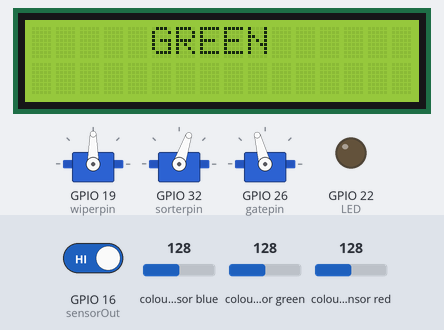
Simulated run of this sketch. Board: ESP32. Parts: 3 × servo, 16×2 character LCD, output pins drawn as LEDs (lit = HIGH). Wiring (inferred from the names in the program): TCS3200 colour sensor: output GPIO 16; S2 GPIO 4; S3 GPIO 2. The test bench sets the inputs (shaded band); at power-on: GPIO 16 (sensorOut) HIGH, colour sensor blue 128, colour sensor green 128, colour sensor red 128. Pins used as bus, display or sensor lines are not drawn; what the sketch prints to the serial monitor is not drawn.

Above: at 10.1 s.
At 10.46 s:
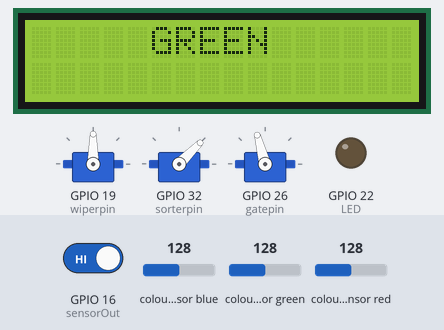
At 11.14 s:
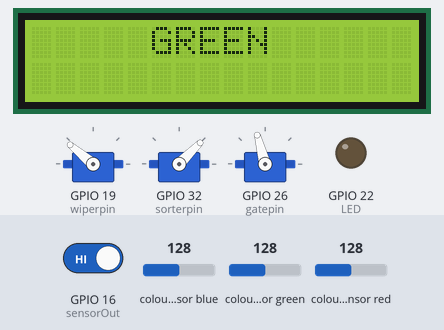
At 12.4 s:
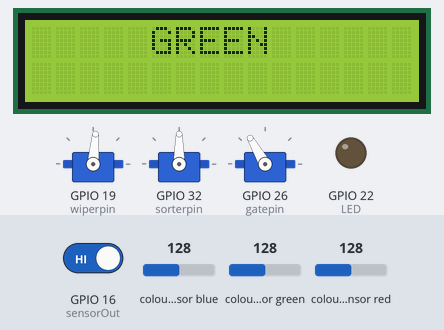
At 12.9 s:
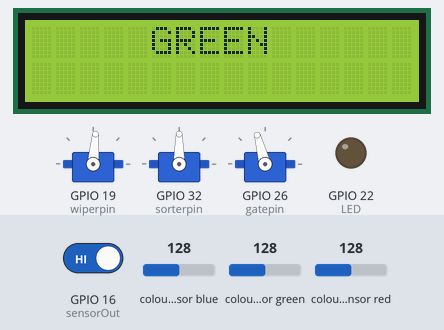
Timing chart, 0 to 14.4 s (numbered marks = the images above):
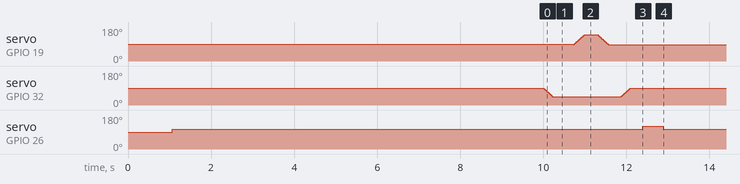

The sketch:

finaldaiyang.ino
```cpp
#include <LCD_I2C.h>
#include <algorithm>
#include <ESP32Servo.h>

#define LED 22
#define S2 4
#define S3 2
#define sensorOut 16

/* ขอบเขตค่าขั้นต่ำที่ยอมรับว่าเป็นสีจริง ๆ */
#define COLOR_THRESHOLD 100

/* ขอบเขตของสีจากการ Calibration */
int R_Min = 5,  R_Max = 380;
int G_Min = 4,  G_Max = 420;
int B_Min = 4,  B_Max = 350;

volatile unsigned long pulseStart = 0;
volatile unsigned long pulseDuration = 0;
volatile bool pulseCaptured = false;
int Red, Green, Blue;
int redValue, greenValue, blueValue;

LCD_I2C lcd(0x27, 16, 2);
Servo wiperservo;
Servo sorterservo;
Servo gateservo;

int wiperpin = 19;
int sorterpin = 32;
int sorterpos = 90;
int wiperpos = 85;
int gatepin = 26;
int gate_open = 120;  // มุมที่ gate เปิด
int gate_close = 105;   // มุมที่ gate ปิด

int sorterPositions[3] = {10, 45, 90};  // มุมของ sorter สำหรับสีต่าง ๆ

void IRAM_ATTR pulseISR() {
    if (digitalRead(sensorOut) == LOW) {
        pulseStart = micros();
    } else {
        pulseDuration = micros() - pulseStart;
        pulseCaptured = true;
    }
}

void setup() {
    pinMode(LED, OUTPUT);
    pinMode(S2, OUTPUT);
    pinMode(S3, OUTPUT);
    pinMode(sensorOut, INPUT);

    attachInterrupt(digitalPinToInterrupt(sensorOut), pulseISR, CHANGE);

    //servo connected
    wiperservo.attach(wiperpin);
    sorterservo.attach(sorterpin);
    gateservo.setPeriodHertz(50);
    gateservo.attach(gatepin);

    lcd.begin();
    lcd.backlight();

    Serial.begin(115200);
    delay(1000);

    gateservo.write(gate_close); //start with closed gate
}
/*
redValue = map(constrain(Red, R_Min, R_Max), R_Min, R_Max, 255, 0);
greenValue = map(constrain(Green, G_Min, G_Max), G_Min, G_Max, 255, 0);
blueValue = map(constrain(Blue, B_Min, B_Max), B_Min, B_Max, 255, 0);

*/
void loop() {
    Red = getStableColor(getRed);
    //redValue = constrain(Red, R_Min, R_Max);
    redValue = map(constrain(Red, R_Min, R_Max), R_Min, R_Max, 255, 0);
    delay(50);

    Green = getStableColor(getGreen);
    //greenValue = constrain(Green, G_Min, G_Max);
    greenValue = map(constrain(Green, G_Min, G_Max), G_Min, G_Max, 255, 0);
    delay(50);

    Blue = getStableColor(getBlue);
    //blueValue = constrain(Blue, B_Min, B_Max);
    blueValue = map(constrain(Blue, B_Min, B_Max), B_Min, B_Max, 255, 0);
    delay(50);

    lcd.clear();
    delay(50);
    Serial.print("Red: "); Serial.print(redValue);
    Serial.print("  Green: "); Serial.print(greenValue);
    Serial.print("  Blue: "); Serial.println(blueValue);

    String detectedColor = "waiting..";
    int sorterTarget = sorterpos;  // ค่าเริ่มต้น คือ ไม่ขยับ

    // ตรวจสอบว่าสีที่อ่านได้มากพอหรือไม่
    if (redValue >= COLOR_THRESHOLD || greenValue >= COLOR_THRESHOLD || blueValue >= COLOR_THRESHOLD) {
        if (redValue > greenValue && redValue > blueValue) {
            detectedColor = "RED";
            sorterTarget = sorterPositions[0]; // สีแดงไปตำแหน่ง 0°
        } else if (greenValue > redValue && greenValue > blueValue) {
            detectedColor = "GREEN";
            sorterTarget = sorterPositions[1]; // สีเขียวไปตำแหน่ง 64°
        } else if (blueValue > redValue && blueValue > greenValue) {
            detectedColor = "BLUE";
            sorterTarget = sorterPositions[2]; // สีน้ำเงินไปตำแหน่ง 140°
        } else {
            detectedColor = "waiting..";  // ถ้าสีไม่ชัดเจน ให้รอ
        }
    } else {
        detectedColor = "waiting..";  // ถ้าค่าสีต่ำไป ให้รอ
    }

    lcd.print("     " + detectedColor);

    // ถ้าเจอสีที่แน่ชัด ค่อยขยับเซอร์โว
    if (detectedColor != "waiting..") {
        moveServos(sorterTarget);
    }
    delay(500);
}

/* ฟังก์ชันควบคุมการเคลื่อนที่ของเซอร์โว */
/*
void moveServos(int sorterTarget){
    // Wiper Servo Action - ปัดวัตถุ
    Serial.println("Moving wiper servo...");
    wiperservo.write(140);  // ปัดไปด้านหน้า
    delay(450);
    wiperservo.write(85);   // กลับตำแหน่งเดิม
    delay(450);

    // Sorter Servo Action - แยกวัตถุ
    Serial.println("Moving sorter servo...");
    sorterservo.write(sorterTarget);  // หมุนไปตำแหน่งแยกวัตถุ
    delay(500);
    sorterservo.write(sorterpos); // กลับตำแหน่งเริ่มต้น
    delay(500);
}
*/
void smoothServoMove(Servo &servo, int startPos, int endPos, int stepDelay = 5) {
    int step = (startPos < endPos) ? 1 : -1;
    for (int pos = startPos; pos != endPos; pos += step) {
        servo.write(pos);
        delay(stepDelay);
    }
    servo.write(endPos);
}

void moveServos(int sorterTarget){
  // ขยับ sorter servo
  smoothServoMove(sorterservo, sorterpos, sorterTarget, 5);
  delay(500);

  smoothServoMove(wiperservo, 85, 140, 5);
  delay(300);
  smoothServoMove(wiperservo, 140, 85, 5);
  delay(300);
  smoothServoMove(sorterservo, sorterTarget, sorterpos, 5);
  delay(300);

  // // ขยับ wiper servo
  // smoothServoMove(wiperservo, 85, 140, 5);
  // delay(300);
  // smoothServoMove(wiperservo, 140, 85, 5);
  // delay(300);

  // เปิด Gate ให้วัตถุหล่น
  Serial.println("Opening gate...");
  gateservo.write(gate_open);
  delay(500);  // รอ

  // ปิด Gate กลับตำแหน่งเดิม
  Serial.println("Closing gate...");
  gateservo.write(gate_close);
  delay(500);
}


/* ฟังก์ชันอ่านค่าของสีแบบเสถียร */
/*
int getStableColor(int (*getColor)()) {
    int readings[5];
    for (int i = 0; i < 5; i++) {
        readings[i] = getColor();
        delay(10);
    }
    std::sort(readings, readings + 5);
    return readings[2];
}
*/
int getStableColor(int (*getColor)()) {
    const int numReadings = 7;  // เพิ่มจำนวนการอ่านให้มากขึ้น
    int readings[numReadings];

    for (int i = 0; i < numReadings; i++) {
        readings[i] = getColor();
        delay(5); // ลด delay เพื่อให้เร็วขึ้น
    }

    std::sort(readings, readings + numReadings);
    return readings[numReadings / 2];  // ใช้median
}


/* ฟังก์ชันอ่านค่าพัลส์ของสี */
int getRed() {
    digitalWrite(S2, LOW);
    digitalWrite(S3, LOW);
    delay(10);
    return readPulse();
}

int getGreen() {
    digitalWrite(S2, HIGH);
    digitalWrite(S3, HIGH);
    delay(10);
    return readPulse();
}

int getBlue() {
    digitalWrite(S2, LOW);
    digitalWrite(S3, HIGH);
    delay(10);
    return readPulse();
}

/* อ่านค่าพัลส์จากเซ็นเซอร์ */
int readPulse() {
    pulseCaptured = false;
    while (!pulseCaptured);
    Serial.println(pulseDuration); // ตรวจสอบค่าที่อ่านได้ ถ้าติดลบอาจมีปัญหาเรื่องอินพุตของ sensorOut
    return pulseDuration;
}
```

Measured:
- by itself, servo on GPIO 26 (gatepin): 90° → 105° at 1.1 s, → 120° 11.3 s later, → 105° 0.50 s later
